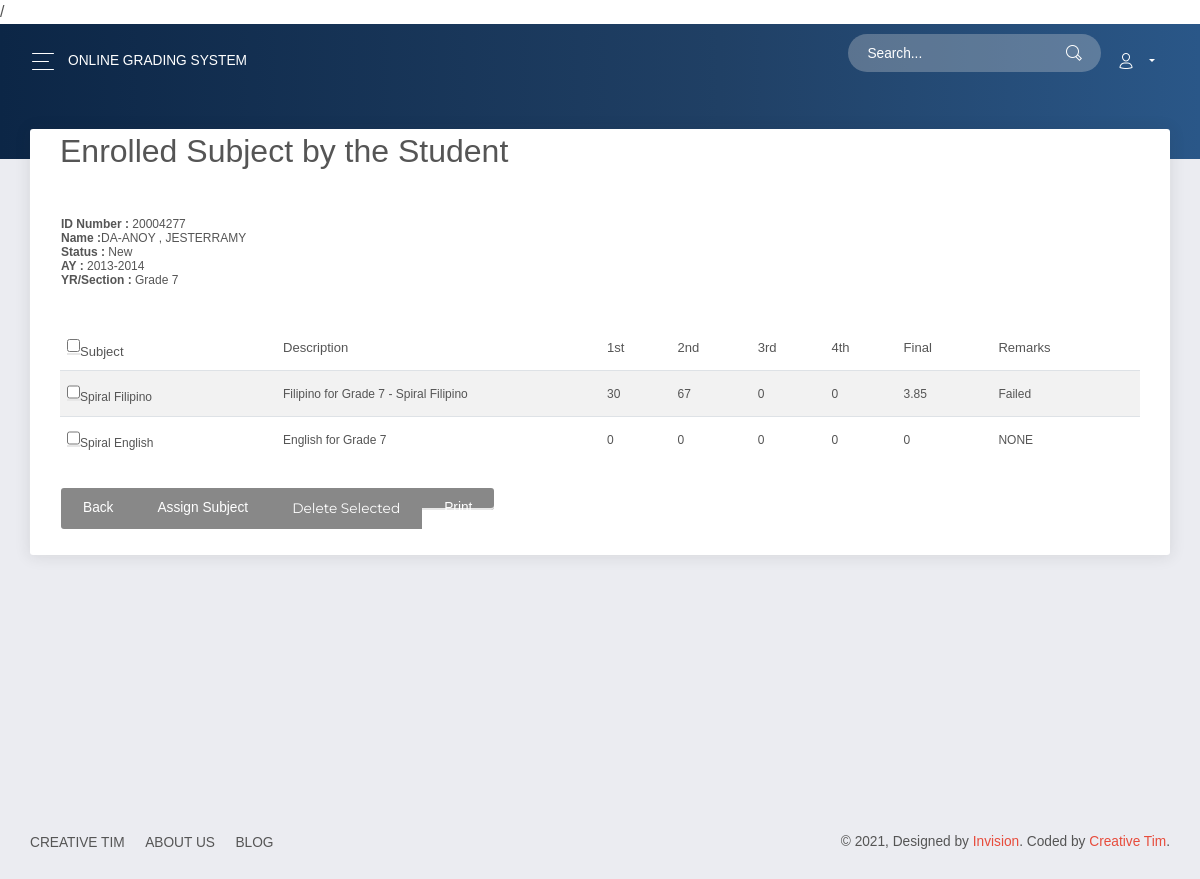
/admin/modules/student/index.php?view=subject&studentId=20004277&cid=47&sy=1 (signed in), run on the app's committed database.
### tables this page shows
CREATE TABLE `tblstudent` (
  `S_ID` int(11) NOT NULL,
  `IDNO` int(20) NOT NULL,
  `FNAME` varchar(40) NOT NULL,
  `LNAME` varchar(40) NOT NULL,
  `MNAME` varchar(40) NOT NULL,
  `SEX` varchar(10) NOT NULL DEFAULT 'Male',
  `BDAY` date NOT NULL,
  `BPLACE` text NOT NULL,
  `STATUS` varchar(30) NOT NULL,
  `AGE` int(30) NOT NULL,
  `NATIONALITY` varchar(40) NOT NULL,
  `RELIGION` varchar(255) NOT NULL,
  `CONTACT_NO` varchar(40) NOT NULL,
  `HOME_ADD` text NOT NULL,
  `EMAIL` varchar(255) NOT NULL
);

CREATE TABLE `schoolyr` (
  `SYID` int(11) NOT NULL,
  `AY` varchar(30) NOT NULL,
  `SEMESTER` varchar(20) NOT NULL,
  `COURSE_ID` int(11) NOT NULL,
  `IDNO` int(30) NOT NULL,
  `CATEGORY` varchar(30) NOT NULL DEFAULT 'ENROLLED',
  `DATE_RESERVED` datetime NOT NULL,
  `DATE_ENROLLED` datetime NOT NULL,
  `STATUS` varchar(30) NOT NULL DEFAULT 'New'
);

CREATE TABLE `course` (
  `COURSE_ID` int(11) NOT NULL,
  `COURSE_NAME` varchar(30) NOT NULL,
  `COURSE_LEVEL` int(11) NOT NULL DEFAULT 1,
  `COURSE_MAJOR` varchar(30) NOT NULL DEFAULT 'None',
  `COURSE_DESC` varchar(255) NOT NULL,
  `DEPT_ID` int(11) NOT NULL
);

CREATE TABLE `subject` (
  `SUBJ_ID` int(11) NOT NULL,
  `SUBJ_CODE` varchar(30) NOT NULL,
  `SUBJ_DESCRIPTION` varchar(255) NOT NULL,
  `UNIT` int(2) NOT NULL,
  `PRE_REQUISITE` varchar(30) NOT NULL DEFAULT 'None',
  `COURSE_ID` int(11) NOT NULL,
  `AY` varchar(30) NOT NULL,
  `SEMESTER` varchar(20) NOT NULL
);

CREATE TABLE `grades` (
  `GRADE_ID` int(11) NOT NULL,
  `IDNO` int(11) NOT NULL,
  `SUBJ_ID` int(11) NOT NULL,
  `INST_ID` int(11) NOT NULL,
  `SYID` int(30) NOT NULL,
  `FIRST` int(11) NOT NULL,
  `SECOND` int(11) NOT NULL,
  `THIRD` int(11) NOT NULL,
  `FOURTH` int(11) NOT NULL,
  `AVE` float NOT NULL,
  `DAY` varchar(30) NOT NULL,
  `G_TIME` time NOT NULL,
  `ROOM` varchar(30) NOT NULL,
  `REMARKS` text NOT NULL,
  `COMMENT` text NOT NULL
);

### admin/modules/student/index.php (called while the page is built, shortened)
<?php
require_once '../../theme/templates.php';
?>

### includes/database.php (called while the page is built, shortened)
<?php
class Database {
	var $sql_string = '';
	private $conn;
	public function open_connection() {
		$this->conn = mysqli_connect(DB_SERVER,DB_USER,DB_PASS,DB_NAME);
	}
	function setQuery($sql='') {
		$this->sql_string=$sql;
	}
	function executeQuery() {
		$result = mysqli_query($this->conn,$this->sql_string);
		return $result;
	}
	private function confirm_query($result) {
		return $result;
	}
	function loadResultList( $key='' ) {
		$cur = $this->executeQuery();
		$array = array();
		while ($row = mysqli_fetch_object( $cur )) {
			if ($key) {
				$array[$row->$key] = $row;
			} else {
				$array[] = $row;
			}
		}
		return $array;
	}
	function loadSingleResult() {
		$cur = $this->executeQuery();
		while ($row = mysqli_fetch_object( $cur )) {
			$data = $row;
		}
		return $data;
	}
}
$mydb = new Database();
?>

### includes/sy.php (called while the page is built, shortened)
<?php
require_once(LIB_PATH.DS.'database.php');
class Schoolyr {
	protected static $tbl_name = "schoolyr";
	function single_sy($id=0){
			global $mydb;
			$mydb->setQuery("SELECT * FROM ".self::$tbl_name." Where SYID= {$id} LIMIT 1");
			$cur = $mydb->loadSingleResult();
			return $cur;
	}
}
?>

### includes/student.php (called while the page is built, shortened)
<?php
require_once(LIB_PATH.DS.'database.php');
class Student {
	protected static $tbl_name = "tblstudent";
	function single_student($id=0){
			global $mydb;
			$mydb->setQuery("SELECT * FROM ".self::$tbl_name." Where IDNO= {$id} LIMIT 1");
			$cur = $mydb->loadSingleResult();
			return $cur;
	}
}
?>

### includes/course.php (called while the page is built, shortened)
<?php
require_once(LIB_PATH.DS.'database.php');
class Course{
	protected static $tbl_name = "course";
	function single_course($id=0){
			global $mydb;
			$mydb->setQuery("SELECT * FROM ".self::$tbl_name." Where COURSE_ID= {$id} LIMIT 1");
			$cur = $mydb->loadSingleResult();
			return $cur;
	}
}
?>

### admin/modules/student/studentsubject.php (the view, shortened to what this page needs)
<div class="rows">
  <div class="col-12 col-sm-12 col-lg-12">
	<?php
		  	 if (isset($_GET['studentId'])){
				if ($_GET['studentId']==""){
					message("ID Number is required!","error");
					check_message();
				}else{
					$Schoolyr = new Schoolyr();
					$NumberofResult = $Schoolyr->findsy($_GET['studentId']);
					if ($NumberofResult == 0){
 						redirect("enrollment.php?studentId=".$_GET['studentId']);
					}else{
						$sy = $Schoolyr->single_sy($_GET['sy']);
						$course = new Course();
						$studcourse = $course->single_course($sy->COURSE_ID);
						$button ='<a href = "index.php?view=assign&studentId='.$_GET['studentId'].'&SY='.$sy->AY.'&cid='.$sy->COURSE_ID.'&sy='.$_GET['sy'].'" class="btn btn-default"><span class="glyphicon glyphicon-plus-sign"></span>Assign Subject</a>
						 <button type="submit" class="btn btn-default" name="delete"><span class="glyphicon glyphicon-trash"></span> Delete Selected</button>';
					}
					$student = new Student();
					$cur = $student->single_student($_GET['studentId']);
				}
			}
  ?>
					<div class="panel panel-primary">
					  <div class="panel-heading">
					    <h3 class="panel-title"><span class="glyphicon glyphicon-user"></span> Enrolled Subject by the Student </h3>
					  </div>
					  <div class="panel-body">
					   <div class="row">
			           <div class="container">
				 		<div class="well">
					    <span id="printout">
				           <table >
						     <tbody>
						     	<tr>
						     		<td>
						     			<p><b>ID Number : </b><?php echo (isset($cur)) ? $cur->IDNO : 'ID' ;?><br/>
						     		<b>Name :</b><?php echo (isset($cur)) ? $cur->LNAME.', '.$cur->FNAME : 'Fullname' ;?><br/>
						     		<b>Status : </b><?php echo (isset($sy)) ? $sy->STATUS : 'STATUS' ;?><br/>
						     		<b>AY : </b><?php echo (isset($sy)) ? $sy->AY : 'STATUS' ;?><br/>
						     		<b>YR/Section : </b><?php echo (isset($studcourse)) ? $studcourse->COURSE_DESC : 'Department' ;?>
						     		</p></td>
						     	</tr>
						      </tbody>
					     </table>
					     <br>
					     <form class="form-horizontal span4" action="controller.php?action=delsubj&studentId=<?php echo $_GET['studentId']; ?>&cid=<?php echo $_GET['cid']; ?>&sy=<?php echo $_GET['sy']; ?>" method="POST">
								<table  class="table table-striped" cellspacing="0" id="table">
								  <thead>
								  	<tr >
								  			<?php if($_SESSION['ACCOUNT_TYPE']=='Administrator'){
								  				echo '<th width="20%" align="left"><input type="checkbox" name="chkall" id="chkall" onclick="return checkall("selector[]");">Subject</th>';
								  			}else{
								  				echo '<th>Subject</th>';
								  			}
								  			?>
								  		<th class="bottom">Description</th>
								  		<th>1st</th>
								  		<th>2nd</th>
								  		<th>3rd</th>
								  		<th>4th</th>
										<th>Final</th>
								  		<th>Remarks</th>
								  	</tr>
								  </thead>
								  <tbody>
								  	<?php
									  		$mydb->setQuery("SELECT *
															FROM  `subject` s,  `course` c ,`grades` g
															WHERE s.`COURSE_ID` = c.`COURSE_ID` AND s.`SUBJ_ID`=g.`SUBJ_ID`
															AND  `IDNO` = ".$_GET['studentId']. " AND c.`COURSE_ID`=".$_GET['cid']);
								  			$cur = $mydb->loadResultlist();
											foreach ($cur as $result) {
										  		echo '<tr>';
										  		echo '<td width="15%">';
										  		 if($_SESSION['ACCOUNT_TYPE']=='Administrator'){
										  		echo '<input type="checkbox" name="selector[]" id="selector[]" value="'.$result->GRADE_ID. '"/>';
										  		}  echo $result->SUBJ_CODE .'</td>';
										  		echo '<td width="30%">'. $result->SUBJ_DESCRIPTION.'</td>';
									  			echo '<td>'.$result->FIRST.'</td>';
										  		echo '<td>'. $result->SECOND.'</td>';
										  		echo '<td>'. $result->THIRD.'</td>';
										  		echo '<td>'. $result->FOURTH.'</td>';
										  		echo '<td>'. $result->AVE.'</td>';
										  		echo '<td>'. $result->REMARKS.'</td>';
										  		echo '</tr>';
									  		}
								  	?>
								  </tbody>
								</table>
								</span>
						<div class="btn-group" id="divButtons" name="divButtons">
						<a href="index.php?view=view&studentId=<?php echo $_GET['studentId'];?>" class="btn btn-default">  Back</a>
						<?php
						 if($_SESSION['ACCOUNT_TYPE']=='Administrator'){
						 	echo (isset($button)) ? $button : '';
						 }
						?>
						<input type="button" value="Print" onclick="tablePrint();" class="btn btn-default">
						</body>
						</html>

### admin/theme/templates.php (style rules this page uses)
table { font-size: 9px; }
table tr td { font-size: 12px; }

### data on the page
tblstudent: IDNO "20004277", LNAME "DA-ANOY", FNAME "JESTERRAMY"
schoolyr: STATUS "New", AY "2013-2014"
course: COURSE_DESC "Grade 7"
subject: SUBJ_CODE "Spiral Filipino", SUBJ_DESCRIPTION "Filipino for Grade 7 - Spiral Filipino", grades.FIRST "30", grades.SECOND "67", grades.THIRD "0", grades.FOURTH "0", grades.AVE "3.85", grades.REMARKS "Failed"
subject: SUBJ_CODE "Spiral English", SUBJ_DESCRIPTION "English for Grade 7", grades.FIRST "0", grades.SECOND "0", grades.THIRD "0", grades.FOURTH "0", grades.AVE "0", grades.REMARKS "NONE"
